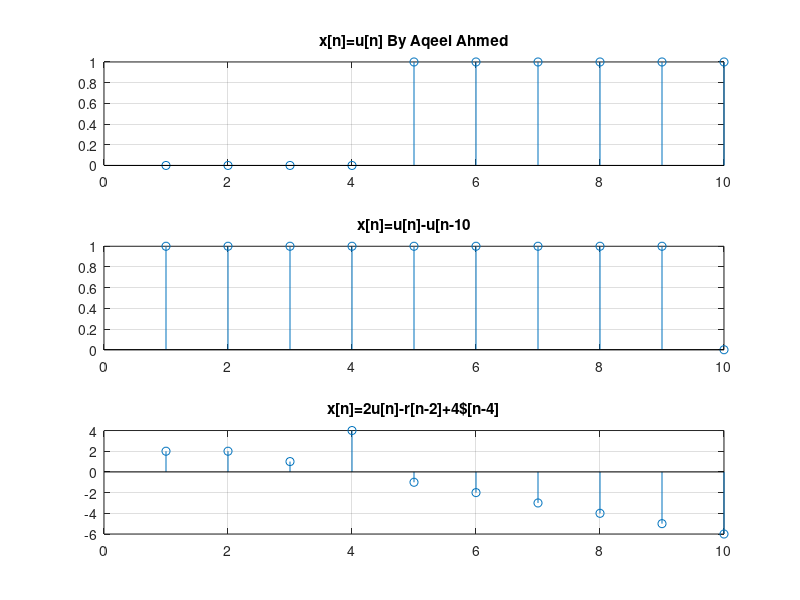

MATLAB code for this plot:
%1.x[n]=u[n]
%2.x[n]=u[n]-u[n-10]
%4.x[n]=2u[n]-r[n-2]+4$[n-4]
% plotting all the function in same figure with subplots*/


n=1:1:10;
x=n>=5;
subplot(311)
stem(n,x)
title('x[n]=u[n] By Aqeel Ahmed')
grid
x=n>=0;
x1=n>=10;
y=x-x1;
subplot(312)
stem(n,y)
title('x[n]=u[n]-u[n-10')
grid
x=2.*(n>=0);
x1=(n-2).*(n>=2);
x2=4.*(n==4);
y=x-x1+x2;
subplot(313)
stem(n,y)
title('x[n]=2u[n]-r[n-2]+4$[n-4]')
grid